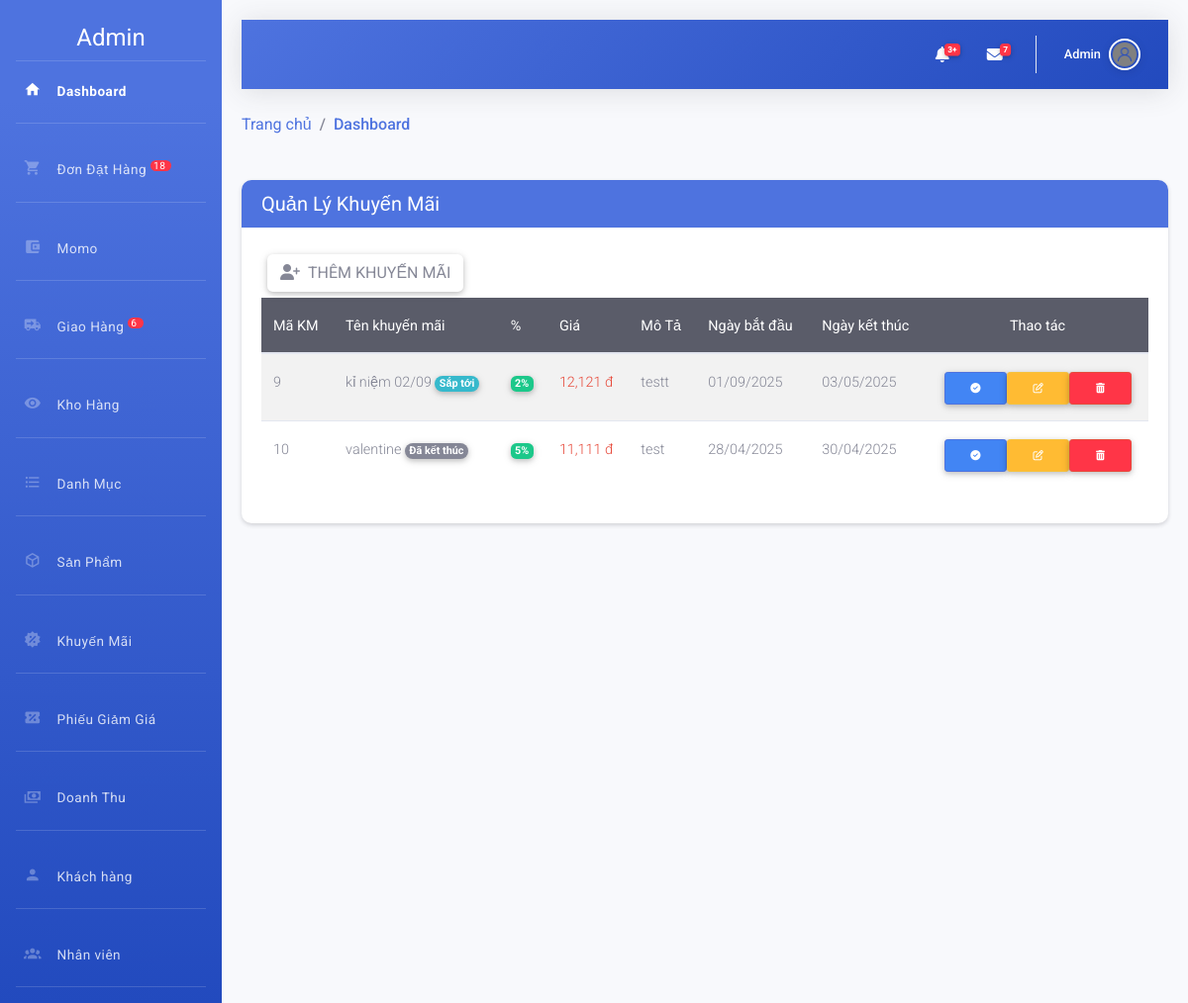
/admin/index.php?action=khuyenmai (signed in), run on the app's committed database.
### tables this page shows
CREATE TABLE `khuyenmai` (
  `MaKM` int NOT NULL,
  `TenKM` varchar(50) DEFAULT NULL,
  `MoTa` varchar(11) DEFAULT NULL,
  `KM_PT` int DEFAULT NULL,
  `TienKM` decimal(10,0) DEFAULT NULL,
  `NgayBD` date DEFAULT NULL,
  `NgayKT` date DEFAULT NULL
);

### admin/khuyenmai/khuyenmai.php (the view, shortened to what this page needs)
<?php
    $sql = "SELECT * FROM khuyenmai";
    $rs = mysqli_query($conn, $sql);
?>
<div class="container-fluid py-4">
    <div class="row">
        <div class="col-12">
            <div class="card shadow-sm">
                <div class="card-header bg-primary text-white d-flex justify-content-between align-items-center">
                    <h5 class="mb-0">Quản Lý Khuyến Mãi</h5>
                </div>
                <div class="card-body">
                    <a href="?action=khuyenmai&view=them" class="btn btn-add">
                                    <i class="fas fa-user-plus mr-2"></i>Thêm Khuyến Mãi
                                </a>
                    <div class="table-responsive">
                        <table class="table table-hover table-striped align-middle">
                            <thead class="table-dark">
                                <tr>
                                    <th>Mã KM</th>
                                    <th>Tên khuyến mãi</th>
                                    <th>%</th>
                                    <th>Giá</th>
                                    <th>Mô Tả</th>
                                    <th>Ngày bắt đầu</th>
                                    <th>Ngày kết thúc</th>
                                    <th class="text-center">Thao tác</th>
                                </tr>
                            </thead>
                            <tbody>
                            <?php
                            if (mysqli_num_rows($rs) > 0) {
                                while ($row = mysqli_fetch_array($rs)) {
                                    $today = date('Y-m-d');
                                    $status = '';
                                    $statusClass = '';
                                    if ($today < $row['NgayBD']) {
                                        $status = 'Sắp tới';
                                        $statusClass = 'bg-info text-white';
                                    } elseif ($today > $row['NgayKT']) {
                                        $status = 'Đã kết thúc';
                                        $statusClass = 'bg-secondary text-white';
                                    } else {
                                        $status = 'Đang chạy';
                                        $statusClass = 'bg-success text-white';
                                    }
                            ?>
                                <tr>
                                    <td><?php echo htmlspecialchars($row['MaKM']); ?></td>
                                    <td>
                                        <span class="fw-medium"><?php echo htmlspecialchars($row['TenKM']); ?></span>
                                        <span class="badge rounded-pill <?php echo $statusClass; ?> ms-1"><?php echo $status; ?></span>
                                    </td>
                                    <td>
                                        <?php if ($row['KM_PT'] > 0) { ?>
                                            <span class="badge bg-success"><?php echo $row['KM_PT']; ?>%</span>
                                        <?php } else { ?>
                                            <span>-</span>
                                        <?php } ?>
                                    </td>
                                    <td>
                                        <?php if ($row['TienKM'] > 0) { ?>
                                            <span class="text-danger fw-medium"><?php echo number_format($row['TienKM']); ?> đ</span>
                                        <?php } else { ?>
                                            <span>-</span>
                                        <?php } ?>
                                    </td>
                                    <td>
                                        <?php
                                        $mota = htmlspecialchars($row['MoTa']);
                                        if (strlen($mota) > 50) {
                                            echo '<span data-bs-toggle="tooltip" title="' . $mota . '">' . substr($mota, 0, 50) . '...</span>';
                                        } else {
                                            echo $mota;
                                        }
                                        ?>
                                    </td>
                                    <td><?php echo date('d/m/Y', strtotime($row['NgayBD'])); ?></td>
                                    <td><?php echo date('d/m/Y', strtotime($row['NgayKT'])); ?></td>
                                    <td>
                                        <div class="d-flex justify-content-center">
                                            <a href="index.php?action=khuyenmai&view=apply&makm=<?php echo urlencode($row['MaKM']); ?>"
                                               class="btn btn-primary btn-sm me-1" data-bs-toggle="tooltip" title="Áp dụng">
                                                <i class="fas fa-check-circle"></i>
                                            </a>
                                            <a href="index.php?action=khuyenmai&view=sua&makm=<?php echo urlencode($row['MaKM']); ?>"
                                               class="btn btn-warning btn-sm me-1" data-bs-toggle="tooltip" title="Sửa">
                                                <i class="far fa-edit"></i>
                                            </a>
                                            <a href="javascript:void(0)" onclick="confirmDelete('<?php echo urlencode($row['MaKM']); ?>')"
                                               class="btn btn-danger btn-sm" data-bs-toggle="tooltip" title="Xóa">
                                                <i class="fas fa-trash-alt"></i>
                                            </a>
                                        </div>
                                    </td>
                                </tr>
                            <?php
                                }
                            } else {
                            ?>
                                <tr>
                                    <td colspan="8" class="text-center">Không có dữ liệu khuyến mãi</td>
                                </tr>
                            <?php } ?>
                            </tbody>
                        </table>
                    </div>
                </div>
            </div>
        </div>
    </div>
</div>

### admin/include/menu.php (style rules this page uses)
:root { --primary: #4e73df; --primary-dark: #3a56a5; --secondary: #858796; --success: #1cc88a; --info: #36b9cc; --warning: #f6c23e; --danger: #e74a3b; --light: #f8f9fc; --dark: #5a5c69; }

### admin/include/header.php (style rules this page uses)
:root { --primary: #4e73df; --primary-dark: #3a5fc7; --secondary: #858796; --success: #1cc88a; --info: #36b9cc; --warning: #f6c23e; --danger: #e74a3b; --light: #f8f9fc; --dark: #5a5c69; }
body { font-family: 'Roboto', sans-serif; background-color: #f8f9fc; overflow-x: hidden; width: 100%; max-width: 100%; }
.container-fluid { padding-right: 0; padding-left: 0; max-width: 100%; }
.card { border: none; border-radius: 10px; box-shadow: 0 5px 15px rgba(0, 0, 0, 0.05); transition: transform 0.3s, box-shadow 0.3s; }
.card-header { background-color: #fff; border-bottom: 1px solid #edf2f9; border-top-left-radius: 10px !important; border-top-right-radius: 10px !important; font-weight: 600; }

### data on the page
khuyenmai: MaKM "9", TenKM "kỉ niệm 02/09", NgayBD "Sắp tới", KM_PT "2", TienKM "12,121", MoTa "testt", NgayBD "01/09/2025", NgayKT "03/05/2025"
khuyenmai: MaKM "10", TenKM "valentine", status "Đã kết thúc", KM_PT "5", TienKM "11,111", MoTa "test", NgayBD "28/04/2025", NgayKT "30/04/2025"

### other printed values
$dem "18"
$dem "6"
$nv['TenNV'] "Admin"
